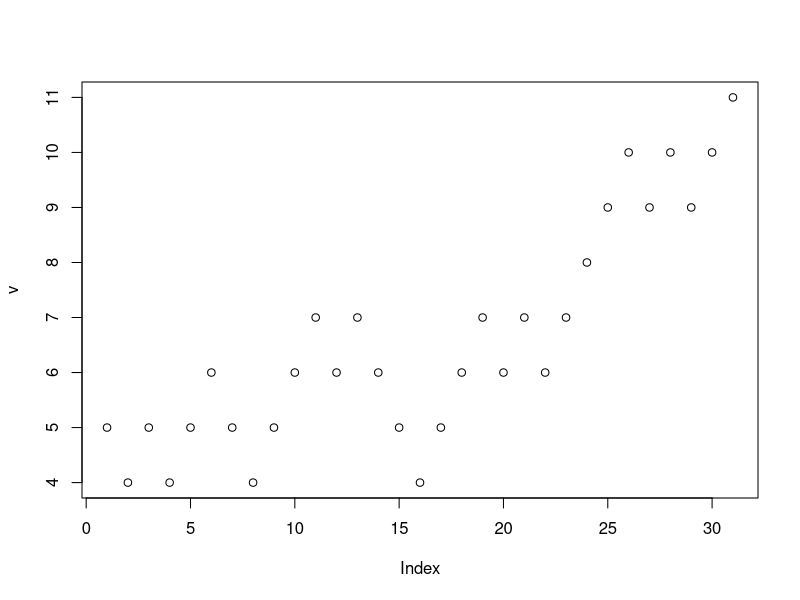

This chart was generated by the following R code:
#Caminata aleatoria
contador <- 0
z <- 5
v <- matrix(10,1) 
#le di un valor inicial (10) cualquiera, pues se cambia en el primer ciclo
while(z>=3 && z<=10){
  print(z)
  moneda <- rbinom(1,1,0.5)
  if(moneda==1){
    z <- z + 1
  } else {
    z <- z -1
  }
  v[contador] <- z
  contador <- contador + 1
}
print(v)
plot(v)